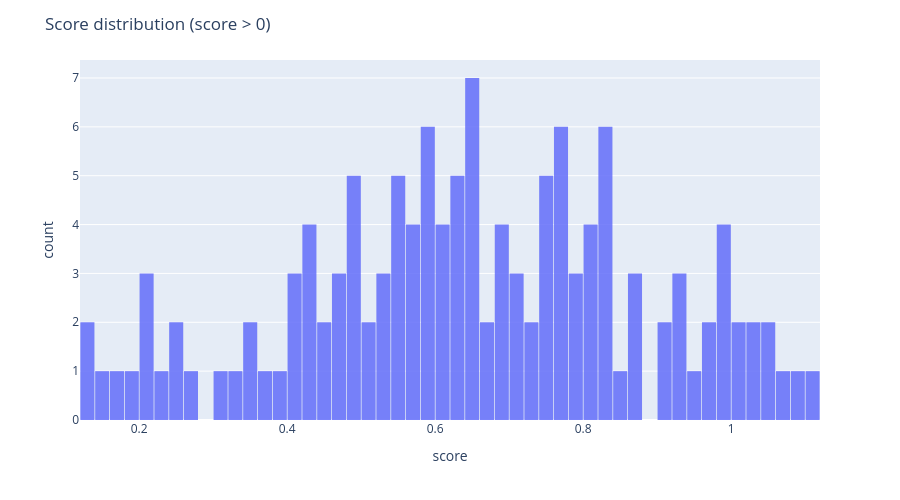

Source (notebook cell):
### Markdown cell above
## Score Distribution Histogram

### Code cell
summary_plot = summary[summary["score"] > 0].copy()

fig = px.histogram(
    summary_plot,
    x="score",
    nbins=50,
    labels={"score": "score"},
    opacity=0.85,
)

fig.update_layout(
    width=900,
    height=500,
    title="Score distribution (score > 0)",
    bargap=0.05
)

fig.show()

### Figure 1 — Plotly figure (JSON) as saved in the notebook; plotly's stock layout.template omitted (floating-point values rounded to 4 significant figures; data arrays with more than 128 entries replaced by an {"elided": "..."} marker saying what was removed)
{"data": [{"bingroup": "x", "hovertemplate": "score=%{x}<br>count=%{y}<extra></extra>", "legendgroup": "", "marker": {"color": "#636efa", "opacity": 0.85, "pattern": {"shape": ""}}, "name": "", "nbinsx": 50, "orientation": "v", "showlegend": false, "type": "histogram", "x": {"elided": "131 float values"}, "xaxis": "x", "yaxis": "y"}], "layout": {"bargap": 0.05, "barmode": "relative", "height": 500, "legend": {"tracegroupgap": 0}, "margin": {"t": 60}, "title": {"text": "Score distribution (score > 0)"}, "width": 900, "xaxis": {"anchor": "y", "domain": [0, 1], "title": {"text": "score"}}, "yaxis": {"anchor": "x", "domain": [0, 1], "title": {"text": "count"}}}}
